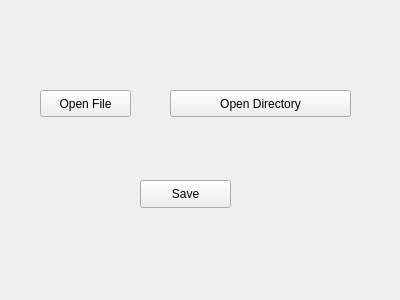
<?xml version="1.0" encoding="UTF-8"?>
<ui version="4.0">
 <class>Form</class>
 <widget class="QWidget" name="Form">
  <property name="geometry">
   <rect>
    <x>0</x>
    <y>0</y>
    <width>400</width>
    <height>300</height>
   </rect>
  </property>
  <property name="windowTitle">
   <string>Form</string>
  </property>
  <widget class="QPushButton" name="btnOpenFile">
   <property name="geometry">
    <rect>
     <x>40</x>
     <y>90</y>
     <width>91</width>
     <height>27</height>
    </rect>
   </property>
   <property name="text">
    <string>Open File</string>
   </property>
  </widget>
  <widget class="QPushButton" name="btnOpenDirectory">
   <property name="geometry">
    <rect>
     <x>170</x>
     <y>90</y>
     <width>181</width>
     <height>27</height>
    </rect>
   </property>
   <property name="text">
    <string>Open Directory</string>
   </property>
  </widget>
  <widget class="QPushButton" name="btnSave">
   <property name="geometry">
    <rect>
     <x>140</x>
     <y>180</y>
     <width>91</width>
     <height>28</height>
    </rect>
   </property>
   <property name="text">
    <string>Save</string>
   </property>
  </widget>
 </widget>
 <resources/>
 <connections/>
</ui>
